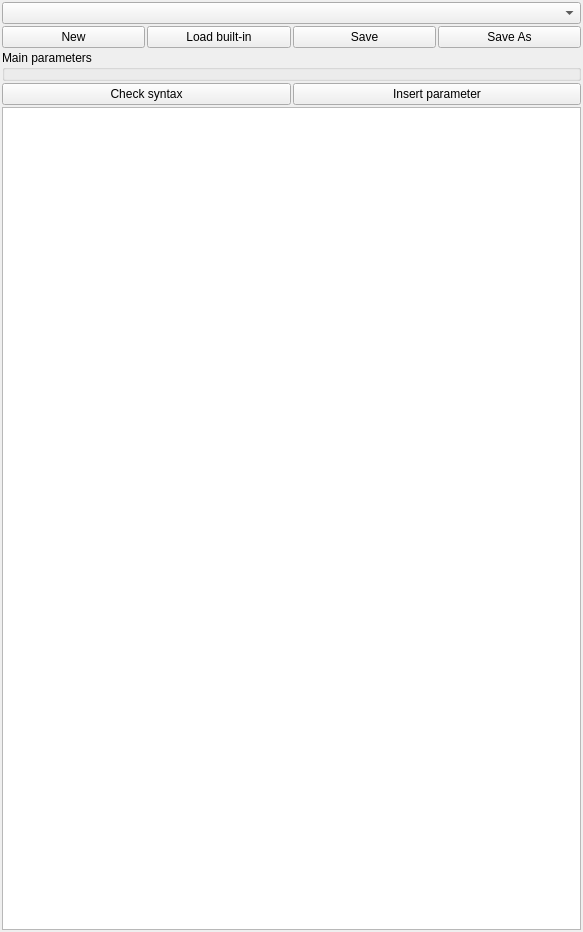
<?xml version="1.0" encoding="UTF-8"?>
<ui version="4.0">
 <class>cCustomFormulaEditor</class>
 <widget class="QWidget" name="cCustomFormulaEditor">
  <property name="geometry">
   <rect>
    <x>0</x>
    <y>0</y>
    <width>583</width>
    <height>932</height>
   </rect>
  </property>
  <layout class="QVBoxLayout" name="verticalLayout">
   <property name="spacing">
    <number>2</number>
   </property>
   <property name="leftMargin">
    <number>2</number>
   </property>
   <property name="topMargin">
    <number>2</number>
   </property>
   <property name="rightMargin">
    <number>2</number>
   </property>
   <property name="bottomMargin">
    <number>2</number>
   </property>
   <item>
    <widget class="QComboBox" name="comboBox_custom_formula_name"/>
   </item>
   <item>
    <layout class="QHBoxLayout" name="horizontalLayout">
     <item>
      <widget class="QPushButton" name="pushButton_new">
       <property name="text">
        <string>New</string>
       </property>
      </widget>
     </item>
     <item>
      <widget class="QPushButton" name="pushButton_load_builtin">
       <property name="text">
        <string>Load built-in</string>
       </property>
      </widget>
     </item>
     <item>
      <widget class="QPushButton" name="pushButton_save">
       <property name="text">
        <string>Save</string>
       </property>
      </widget>
     </item>
     <item>
      <widget class="QPushButton" name="pushButton_save_as">
       <property name="text">
        <string>Save As</string>
       </property>
      </widget>
     </item>
    </layout>
   </item>
   <item>
    <widget class="QGroupBox" name="groupBox_parameters">
     <property name="title">
      <string>Main parameters</string>
     </property>
     <layout class="QVBoxLayout" name="verticalLayout_2">
      <property name="spacing">
       <number>2</number>
      </property>
      <property name="leftMargin">
       <number>2</number>
      </property>
      <property name="topMargin">
       <number>2</number>
      </property>
      <property name="rightMargin">
       <number>2</number>
      </property>
      <property name="bottomMargin">
       <number>2</number>
      </property>
     </layout>
    </widget>
   </item>
   <item>
    <layout class="QHBoxLayout" name="horizontalLayout_2">
     <item>
      <widget class="QPushButton" name="pushButton_check_syntax">
       <property name="text">
        <string>Check syntax</string>
       </property>
      </widget>
     </item>
     <item>
      <widget class="QPushButton" name="pushButton_insert_parameter">
       <property name="text">
        <string>Insert parameter</string>
       </property>
      </widget>
     </item>
    </layout>
   </item>
   <item>
    <widget class="QTextEdit" name="textEdit_code"/>
   </item>
  </layout>
 </widget>
 <resources/>
 <connections/>
</ui>
